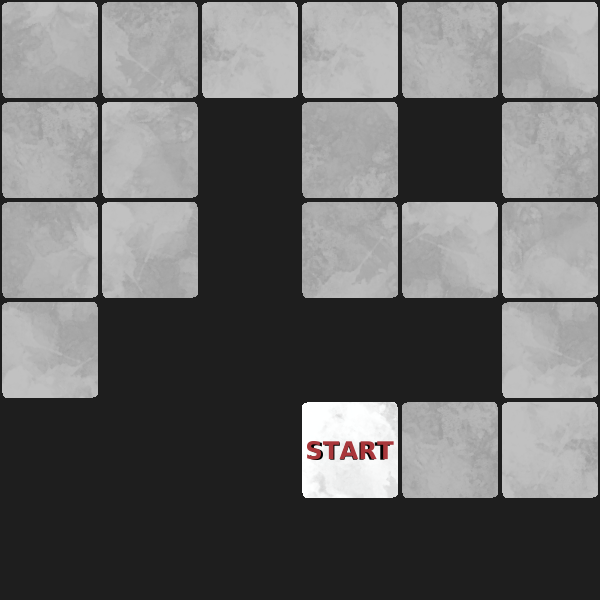

A 2D game scene composited from a Tiled map and its tileset images. What follows is a short description and the map's XML, with every tile layer's data as written:
An orthogonal 6x6 tile map with 100x100 px tiles, 1 tile layer (Trick or Treat) and 10 objects.

<map version="1.10" tiledversion="1.11.2" orientation="orthogonal" renderorder="left-up" width="6" height="6" tilewidth="100" tileheight="100" infinite="0" backgroundcolor="#1e1e1e" nextlayerid="4" nextobjectid="14">
 <tileset firstgid="1" source="../sprite_sheet.tsx" />
 <layer id="1" name="Trick or Treat" width="6" height="6">
  <properties>
   <property name="level" type="int" value="6" />
   <property name="minimumMoves" type="int" value="58" />
  </properties>
  <data encoding="csv">
40,36,33,33,35,28,
35,43,0,38,0,30,
51,42,0,25,28,32,
31,0,0,0,0,31,
0,0,0,115,35,50,
0,0,0,0,0,0
</data>
 </layer>
 <objectgroup id="2" name="Elements">
  <object id="13" template="../object-templates/Exit.tx" x="0" y="600" />
  <object id="1" template="../object-templates/Pit1.tx" gid="83" x="100" y="400" width="100" height="100" />
  <object id="2" template="../object-templates/Pit2.tx" gid="105" x="100" y="500" width="100" height="100" />
  <object id="3" template="../object-templates/Pit3.tx" gid="104" x="100" y="600" width="100" height="100" />
  <object id="12" template="../object-templates/BottomlessPit.tx" gid="75" x="400" y="200" width="100" height="100" />
 </objectgroup>
 <objectgroup id="3" name="Entities">
  <object id="5" template="../object-templates/Box1.tx" gid="7" x="100" y="300" width="100" height="100" />
  <object id="6" template="../object-templates/Box2.tx" gid="1" x="500" y="100" width="100" height="100" />
  <object id="7" template="../object-templates/Box3.tx" gid="6" x="500" y="200" width="100" height="100" />
  <object id="8" template="../object-templates/Box4.tx" gid="12" x="0" y="400" width="100" height="100" />
  <object id="4" template="../object-templates/Player.tx" x="300" y="500">
   <properties>
    <property name="Direction" type="int" propertytype="Direction" value="3" />
   </properties>
  </object>
 </objectgroup>
</map>
